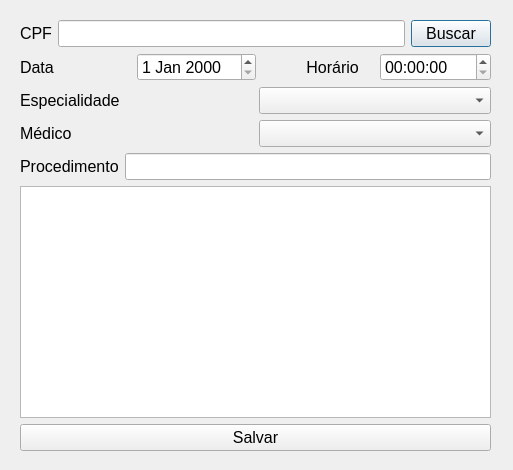
<?xml version="1.0" encoding="UTF-8"?>
<ui version="4.0">
 <class>buscaConsulta</class>
 <widget class="QDialog" name="buscaConsulta">
  <property name="geometry">
   <rect>
    <x>0</x>
    <y>0</y>
    <width>513</width>
    <height>470</height>
   </rect>
  </property>
  <property name="windowTitle">
   <string>Dialog</string>
  </property>
  <widget class="QWidget" name="layoutWidget">
   <property name="geometry">
    <rect>
     <x>20</x>
     <y>20</y>
     <width>471</width>
     <height>431</height>
    </rect>
   </property>
   <layout class="QVBoxLayout" name="verticalLayout">
    <item>
     <layout class="QHBoxLayout" name="horizontalLayout">
      <item>
       <widget class="QLabel" name="label">
        <property name="font">
         <font>
          <pointsize>12</pointsize>
         </font>
        </property>
        <property name="text">
         <string>CPF</string>
        </property>
       </widget>
      </item>
      <item>
       <widget class="QLineEdit" name="leCPF">
        <property name="font">
         <font>
          <pointsize>12</pointsize>
         </font>
        </property>
       </widget>
      </item>
      <item>
       <widget class="QPushButton" name="btBuscar">
        <property name="font">
         <font>
          <pointsize>12</pointsize>
         </font>
        </property>
        <property name="text">
         <string>Buscar</string>
        </property>
       </widget>
      </item>
     </layout>
    </item>
    <item>
     <layout class="QHBoxLayout" name="horizontalLayout_5">
      <item>
       <widget class="QLabel" name="label_5">
        <property name="font">
         <font>
          <pointsize>12</pointsize>
         </font>
        </property>
        <property name="text">
         <string>Data</string>
        </property>
       </widget>
      </item>
      <item>
       <widget class="QDateEdit" name="dateEdit">
        <property name="font">
         <font>
          <pointsize>12</pointsize>
         </font>
        </property>
       </widget>
      </item>
      <item>
       <widget class="QLabel" name="Horario">
        <property name="font">
         <font>
          <pointsize>12</pointsize>
         </font>
        </property>
        <property name="text">
         <string>          Horário</string>
        </property>
       </widget>
      </item>
      <item>
       <widget class="QTimeEdit" name="timeEdit">
        <property name="font">
         <font>
          <pointsize>12</pointsize>
         </font>
        </property>
       </widget>
      </item>
     </layout>
    </item>
    <item>
     <layout class="QHBoxLayout" name="horizontalLayout_2">
      <item>
       <widget class="QLabel" name="label_4">
        <property name="font">
         <font>
          <pointsize>12</pointsize>
         </font>
        </property>
        <property name="text">
         <string>Especialidade</string>
        </property>
       </widget>
      </item>
      <item>
       <widget class="QComboBox" name="cbEspecialidade">
        <property name="font">
         <font>
          <pointsize>12</pointsize>
         </font>
        </property>
       </widget>
      </item>
     </layout>
    </item>
    <item>
     <layout class="QHBoxLayout" name="horizontalLayout_3">
      <item>
       <widget class="QLabel" name="label_2">
        <property name="font">
         <font>
          <pointsize>12</pointsize>
         </font>
        </property>
        <property name="text">
         <string>Médico</string>
        </property>
       </widget>
      </item>
      <item>
       <widget class="QComboBox" name="cbMedicos">
        <property name="font">
         <font>
          <pointsize>12</pointsize>
         </font>
        </property>
       </widget>
      </item>
     </layout>
    </item>
    <item>
     <layout class="QHBoxLayout" name="horizontalLayout_4">
      <item>
       <widget class="QLabel" name="label_3">
        <property name="font">
         <font>
          <pointsize>12</pointsize>
         </font>
        </property>
        <property name="text">
         <string>Procedimento</string>
        </property>
       </widget>
      </item>
      <item>
       <widget class="QLineEdit" name="leProcedimento">
        <property name="font">
         <font>
          <pointsize>12</pointsize>
         </font>
        </property>
       </widget>
      </item>
     </layout>
    </item>
    <item>
     <widget class="QTextEdit" name="leRelatorio">
      <property name="readOnly">
       <bool>true</bool>
      </property>
     </widget>
    </item>
    <item>
     <widget class="QPushButton" name="btSalvar">
      <property name="font">
       <font>
        <pointsize>12</pointsize>
       </font>
      </property>
      <property name="text">
       <string>Salvar</string>
      </property>
     </widget>
    </item>
   </layout>
  </widget>
 </widget>
 <resources/>
 <connections/>
</ui>
